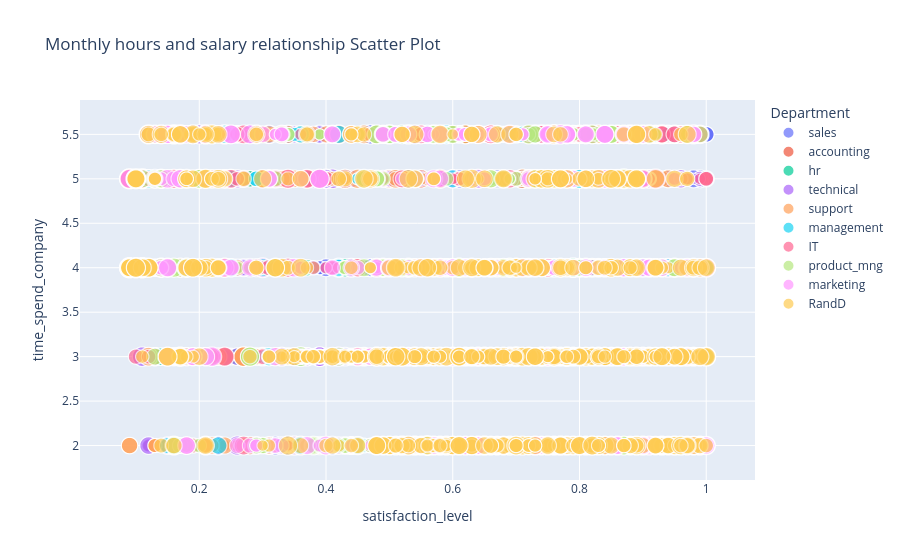

Notebook cell for this chart:
### Code cell
import plotly.express as px

fig = px.scatter(
    df, x="satisfaction_level", y="time_spend_company",
    color="Department", size="average_montly_hours",
    hover_data=["salary"],
    title="Monthly hours and salary relationship Scatter Plot"
)
fig.show()

### Figure 1 — Plotly figure (JSON) as saved in the notebook; plotly's stock layout.template omitted (floating-point values rounded to 4 significant figures; data arrays with more than 128 entries replaced by an {"elided": "..."} marker saying what was removed)
{"data": [{"customdata": {"elided": "4140x1 str values"}, "hovertemplate": "Department=sales<br>satisfaction_level=%{x}<br>time_spend_company=%{y}<br>average_montly_hours=%{marker.size}<br>salary=%{customdata[0]}<extra></extra>", "legendgroup": "sales", "marker": {"color": "#636efa", "size": {"elided": "4140 int values"}, "sizemode": "area", "sizeref": 0.775, "symbol": "circle"}, "mode": "markers", "name": "sales", "showlegend": true, "type": "scattergl", "x": {"elided": "4140 float values"}, "xaxis": "x", "y": {"elided": "4140 float values"}, "yaxis": "y"}, {"customdata": {"elided": "767x1 str values"}, "hovertemplate": "Department=accounting<br>satisfaction_level=%{x}<br>time_spend_company=%{y}<br>average_montly_hours=%{marker.size}<br>salary=%{customdata[0]}<extra></extra>", "legendgroup": "accounting", "marker": {"color": "#EF553B", "size": {"elided": "767 int values"}, "sizemode": "area", "sizeref": 0.775, "symbol": "circle"}, "mode": "markers", "name": "accounting", "showlegend": true, "type": "scattergl", "x": {"elided": "767 float values"}, "xaxis": "x", "y": {"elided": "767 float values"}, "yaxis": "y"}, {"customdata": {"elided": "739x1 str values"}, "hovertemplate": "Department=hr<br>satisfaction_level=%{x}<br>time_spend_company=%{y}<br>average_montly_hours=%{marker.size}<br>salary=%{customdata[0]}<extra></extra>", "legendgroup": "hr", "marker": {"color": "#00cc96", "size": {"elided": "739 int values"}, "sizemode": "area", "sizeref": 0.775, "symbol": "circle"}, "mode": "markers", "name": "hr", "showlegend": true, "type": "scattergl", "x": {"elided": "739 float values"}, "xaxis": "x", "y": {"elided": "739 float values"}, "yaxis": "y"}, {"customdata": {"elided": "2720x1 str values"}, "hovertemplate": "Department=technical<br>satisfaction_level=%{x}<br>time_spend_company=%{y}<br>average_montly_hours=%{marker.size}<br>salary=%{customdata[0]}<extra></extra>", "legendgroup": "technical", "marker": {"color": "#ab63fa", "size": {"elided": "2720 int values"}, "sizemode": "area", "sizeref": 0.775, "symbol": "circle"}, "mode": "markers", "name": "technical", "showlegend": true, "type": "scattergl", "x": {"elided": "2720 float values"}, "xaxis": "x", "y": {"elided": "2720 float values"}, "yaxis": "y"}, {"customdata": {"elided": "2229x1 str values"}, "hovertemplate": "Department=support<br>satisfaction_level=%{x}<br>time_spend_company=%{y}<br>average_montly_hours=%{marker.size}<br>salary=%{customdata[0]}<extra></extra>", "legendgroup": "support", "marker": {"color": "#FFA15A", "size": {"elided": "2229 int values"}, "sizemode": "area", "sizeref": 0.775, "symbol": "circle"}, "mode": "markers", "name": "support", "showlegend": true, "type": "scattergl", "x": {"elided": "2229 float values"}, "xaxis": "x", "y": {"elided": "2229 float values"}, "yaxis": "y"}, {"customdata": {"elided": "630x1 str values"}, "hovertemplate": "Department=management<br>satisfaction_level=%{x}<br>time_spend_company=%{y}<br>average_montly_hours=%{marker.size}<br>salary=%{customdata[0]}<extra></extra>", "legendgroup": "management", "marker": {"color": "#19d3f3", "size": {"elided": "630 int values"}, "sizemode": "area", "sizeref": 0.775, "symbol": "circle"}, "mode": "markers", "name": "management", "showlegend": true, "type": "scattergl", "x": {"elided": "630 float values"}, "xaxis": "x", "y": {"elided": "630 float values"}, "yaxis": "y"}, {"customdata": {"elided": "1227x1 str values"}, "hovertemplate": "Department=IT<br>satisfaction_level=%{x}<br>time_spend_company=%{y}<br>average_montly_hours=%{marker.size}<br>salary=%{customdata[0]}<extra></extra>", "legendgroup": "IT", "marker": {"color": "#FF6692", "size": {"elided": "1227 int values"}, "sizemode": "area", "sizeref": 0.775, "symbol": "circle"}, "mode": "markers", "name": "IT", "showlegend": true, "type": "scattergl", "x": {"elided": "1227 float values"}, "xaxis": "x", "y": {"elided": "1227 float values"}, "yaxis": "y"}, {"customdata": {"elided": "902x1 str values"}, "hovertemplate": "Department=product_mng<br>satisfaction_level=%{x}<br>time_spend_company=%{y}<br>average_montly_hours=%{marker.size}<br>salary=%{customdata[0]}<extra></extra>", "legendgroup": "product_mng", "marker": {"color": "#B6E880", "size": {"elided": "902 int values"}, "sizemode": "area", "sizeref": 0.775, "symbol": "circle"}, "mode": "markers", "name": "product_mng", "showlegend": true, "type": "scattergl", "x": {"elided": "902 float values"}, "xaxis": "x", "y": {"elided": "902 float values"}, "yaxis": "y"}, {"customdata": {"elided": "858x1 str values"}, "hovertemplate": "Department=marketing<br>satisfaction_level=%{x}<br>time_spend_company=%{y}<br>average_montly_hours=%{marker.size}<br>salary=%{customdata[0]}<extra></extra>", "legendgroup": "marketing", "marker": {"color": "#FF97FF", "size": {"elided": "858 int values"}, "sizemode": "area", "sizeref": 0.775, "symbol": "circle"}, "mode": "markers", "name": "marketing", "showlegend": true, "type": "scattergl", "x": {"elided": "858 float values"}, "xaxis": "x", "y": {"elided": "858 float values"}, "yaxis": "y"}, {"customdata": {"elided": "787x1 str values"}, "hovertemplate": "Department=RandD<br>satisfaction_level=%{x}<br>time_spend_company=%{y}<br>average_montly_hours=%{marker.size}<br>salary=%{customdata[0]}<extra></extra>", "legendgroup": "RandD", "marker": {"color": "#FECB52", "size": {"elided": "787 int values"}, "sizemode": "area", "sizeref": 0.775, "symbol": "circle"}, "mode": "markers", "name": "RandD", "showlegend": true, "type": "scattergl", "x": {"elided": "787 float values"}, "xaxis": "x", "y": {"elided": "787 float values"}, "yaxis": "y"}], "layout": {"legend": {"itemsizing": "constant", "title": {"text": "Department"}, "tracegroupgap": 0}, "title": {"text": "Monthly hours and salary relationship Scatter Plot"}, "xaxis": {"anchor": "y", "domain": [0, 1], "title": {"text": "satisfaction_level"}}, "yaxis": {"anchor": "x", "domain": [0, 1], "title": {"text": "time_spend_company"}}}}
